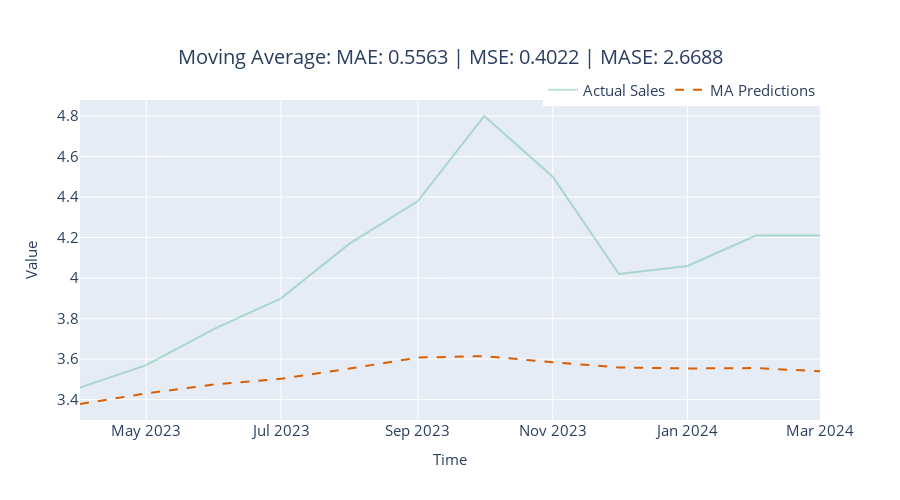

Notebook cell for this chart:
### Markdown cell above
### Moving Average

### Code cell
name = "Moving Average Forecast"
naive_model = NaiveMovingAverage(window=ma_window)
with LogTime() as timer:
    y_pred, metrics = eval_model(naive_model, ts_train, ts_test, name=name)
metrics['Time Elapsed'] = timer.elapsed
metric_record.append(metrics)
y_pred = format_y_pred(y_pred, "moving_average_predictions")
pred_df = pred_df.join(y_pred)

fig = plot_forecast(pred_df, forecast_columns=["moving_average_predictions"], forecast_display_names=['MA Predictions'])
fig = format_plot(fig, title=f"Moving Average: MAE: {metrics['MAE']:.4f} | MSE: {metrics['MSE']:.4f} | MASE: {metrics['MASE']:.4f}")
fig.show()

### Figure 1 — Plotly figure (JSON) as saved in the notebook; plotly's stock layout.template omitted (floating-point values rounded to 4 significant figures)
{"data": [{"line": {"color": "rgba(27,158,119, 0.3)"}, "mode": "lines", "name": "Actual Sales", "type": "scatter", "x": ["2023-04-01T00:00:00", "2023-05-01T00:00:00", "2023-06-01T00:00:00", "2023-07-01T00:00:00", "2023-08-01T00:00:00", "2023-09-01T00:00:00", "2023-10-01T00:00:00", "2023-11-01T00:00:00", "2023-12-01T00:00:00", "2024-01-01T00:00:00", "2024-02-01T00:00:00", "2024-03-01T00:00:00"], "y": [3.46, 3.57, 3.75, 3.9, 4.17, 4.38, 4.8, 4.5, 4.02, 4.06, 4.21, 4.21]}, {"line": {"color": "rgba(217,95,2, 1)", "dash": "dash"}, "mode": "lines", "name": "MA Predictions", "type": "scatter", "x": ["2023-04-01T00:00:00", "2023-05-01T00:00:00", "2023-06-01T00:00:00", "2023-07-01T00:00:00", "2023-08-01T00:00:00", "2023-09-01T00:00:00", "2023-10-01T00:00:00", "2023-11-01T00:00:00", "2023-12-01T00:00:00", "2024-01-01T00:00:00", "2024-02-01T00:00:00", "2024-03-01T00:00:00"], "y": [3.378, 3.431, 3.475, 3.503, 3.553, 3.607, 3.615, 3.584, 3.559, 3.554, 3.556, 3.54]}], "layout": {"autosize": false, "height": 500, "legend": {"font": {"size": 15}, "orientation": "h", "title": {}, "x": 1, "xanchor": "right", "y": 0.98, "yanchor": "bottom"}, "title": {"font": {"size": 20}, "text": "Moving Average: MAE: 0.5563 | MSE: 0.4022 | MASE: 2.6688", "x": 0.5, "xanchor": "center", "yanchor": "top"}, "width": 900, "xaxis": {"autorange": true, "range": ["2023-04-01", "2024-03-01"], "tickfont": {"size": 15}, "title": {"font": {"size": 15}, "text": "Time"}, "type": "date"}, "yaxis": {"autorange": true, "range": [3.299, 4.879], "tickfont": {"size": 15}, "title": {"font": {"size": 15}, "text": "Value"}, "type": "linear"}}}
